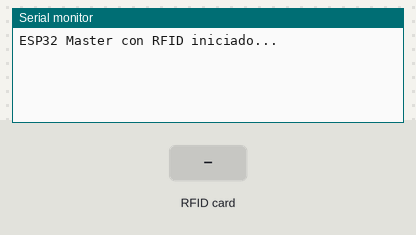
The sketch below on a simulated ESP32. On the bench: the last lines printed to the serial monitor. The inputs (shaded band) are chosen by the test bench.

Above: at 2.2 s.
2.3 s: RFID card BC 3B CB 06 held to the reader
At 3.5 s:
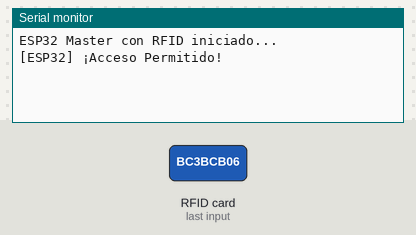
3.8 s: RFID card 5E 7A 19 C4 held to the reader
At 5.1 s:
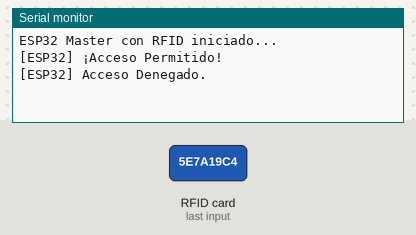

The sketch:

Esp32.ino
```cpp
#include <SPI.h>
#include <MFRC522.h>

#define SS_PIN  5
#define RST_PIN 22

MFRC522 mfrc522(SS_PIN, RST_PIN);


byte tarjetaAutorizada[4] = {0xBC, 0x3B, 0xCB, 0x06};

void setup() {
  Serial.begin(115200);
  delay(1000);

  Serial2.begin(9600, SERIAL_8N1, 16, 17);

  SPI.begin();
  mfrc522.PCD_Init();

  Serial.println("ESP32 Master con RFID iniciado...");
}

void loop() {
  if (!mfrc522.PICC_IsNewCardPresent()) {
    return;
  }

  if (!mfrc522.PICC_ReadCardSerial()) {
    return;
  }

  if (compararUID(mfrc522.uid.uidByte, tarjetaAutorizada)) {
    Serial.println("[ESP32] ¡Acceso Permitido!");
    Serial2.println("ACCESO_PERMITIDO");
  } else {
    Serial.println("[ESP32] Acceso Denegado.");
    Serial2.println("ACCESO_DENEGADO");
  }

  mfrc522.PICC_HaltA();
  mfrc522.PCD_StopCrypto1();
}

boolean compararUID(byte lectura[], byte autorizada[]) {
  for (byte i = 0; i < 4; i++) {
    if (lectura[i] != autorizada[i]) {
      return false;
    }
  }
  return true;
}
```

Measured:
- after the input at 2.3 s, the serial monitor: prints a new line at once (image 1)
- after the input at 3.8 s, the serial monitor: prints a new line at once (image 2)
